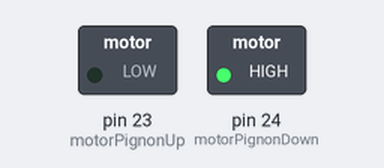
Bench run of a sketch on a simulated Arduino Mega 2560, built with avr-gcc and run on an emulated ATmega2560. Parts: switched loads named in the sketch (green lamp = pin HIGH).

Above: at 1.0 s.
At 2.5 s:
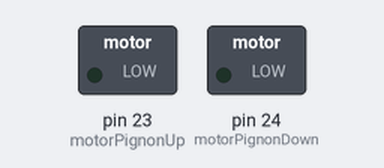
At 4.0 s:
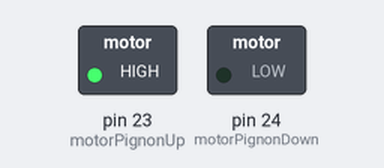
Timing chart, 0 to 6.5 s (numbered marks = the images above):
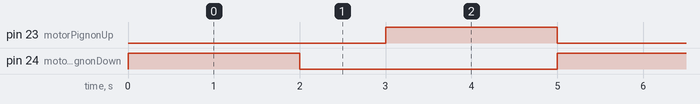

The sketch:

TESTPIGNON.ino
```cpp
#define motorPignonUp 23
#define motorPignonDown 24
void setup() {
  // put your setup code here, to run once:
  pinMode(motorPignonUp, OUTPUT);
  pinMode(motorPignonDown, OUTPUT);
}


void loop() {
  // put your main code here, to run repeatedly:
  digitalWrite (motorPignonDown, HIGH);
  digitalWrite (motorPignonUp, LOW) ;
  delay(2000);
   digitalWrite (motorPignonDown, LOW);
  digitalWrite (motorPignonUp, LOW) ;
    delay(1000);
     digitalWrite (motorPignonDown, LOW);
  digitalWrite (motorPignonUp, HIGH) ;
    delay(2000);

}
```

Measured:
- by itself, pin 23 (motorPignonUp), pin 24 (motorPignonDown): alternates HIGH for 2.0 s and LOW for 3.0 s
- by itself, everything shown: repeats every 5.0 s, in 3 steps
